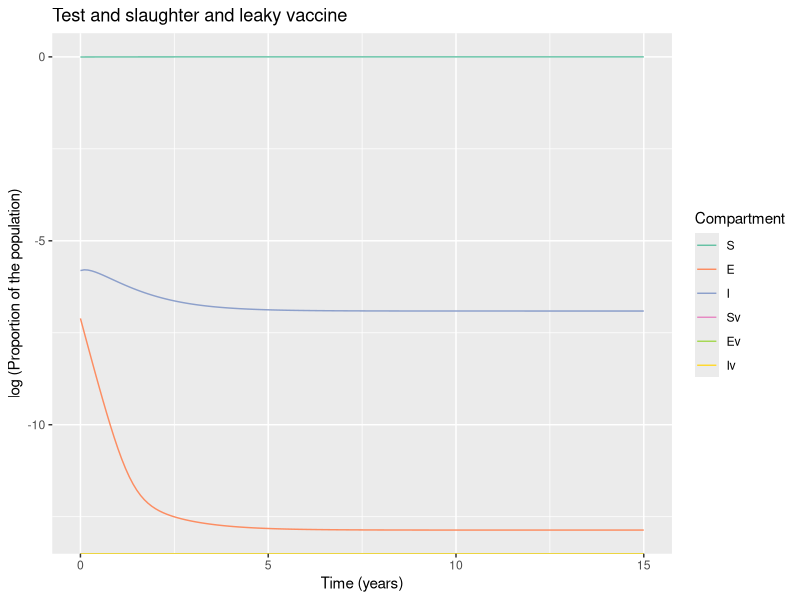

This figure's R source:
# LOAD THE PACKAGES:
library(deSolve)
library(reshape2)
library(ggplot2)


# MODEL INPUTS:

initial_state_values <- c(S = 1224000- 4672,
                          E = 1000,        
                          I = 3672,        
                          Sv = 0,      
                          Ev = 0,
                          Iv = 0)      

# Parameters
#R0=0.42

parameters <- c(beta = 0.01,     # the infection rate in units of years^-1  5.2
                delta = 0.01*365,     # the latency period in units of years^-1 
                c_s = 0.39,       # the reduction in the force of infection
                # acting on those vaccinated
                c_i = 0.39,# the reduction in the infectivity of vaccinated infected bovines  
                u = 1/5,#death rate in units of years^-1 
                a = 0.71, #testing rate in units of years^-1
                b = 1/5, #birth rate in units of years^-1
                vc = 0,  # vaccination rate
                w = 0.0009 ) #wildife infection rate 0.131
              
             

# TIMESTEPS:

# Sequence of timesteps to solve the model at
times <- seq(from = 0, to = 15, by =0.1)#from 0 to 15 years, daily intervalS
# MODEL FUNCTION: 

vaccine_model <- function(time, state, parameters) {  
  
  with(as.list(c(state, parameters)), {    
    
    # Defining lambda as a function of beta and E:
    N <- S + E + I + Sv + Ev + Iv 
    lambda <- beta * I/N + c_i * beta * Iv/N 
    # the Ev compartment gets c_i times less infected than the E compartment
    
    
    # The differential equations
    dS <- -lambda * S - u * S - S * w - vc * S + (b * N * (1-vc))+ a * I + a * Iv
    dE <- lambda * S - delta * E - u * E - vc * E 
    dI <- delta * E - a * I - u * I + S * w 
    dSv <- -c_s * lambda * Sv - u * Sv + vc * S  + b * N * vc - Sv * w            
    dEv <- c_s * lambda * Sv - delta * Ev - u * Ev + vc * E 
    dIv <- delta * Ev - a * Iv - u * Iv + Sv * w 
    
    return(list(c(dS, dE, dI, dSv, dEv, dIv))) 
  })
  
}

# MODEL OUTPUT:

# Solving the differential equations using the ode integration algorithm
output <- as.data.frame(ode(y = initial_state_values, 
                            times = times, 
                            func = vaccine_model,
                            parms = parameters))

# PLOT THE OUTPUT

# turn output dataset into long format
output_long <- melt(as.data.frame(output), id = "time")

# Adding a column for the prevalence proportion to the long-format output
output_long$prevalence <- output_long$value/sum(initial_state_values)

# Plot the number in each compartment over time
ggplot(data = output_long,                                               
       aes(x = time, y = log(prevalence), colour = variable, group = variable)) +  
  geom_line() +                                                          
  xlab("Time (years)")+                                                   
  ylab("log (Proportion of the population)") +
  labs(title = paste("Test and slaughter and leaky vaccine"), 
       colour = "Compartment") +
  scale_colour_brewer(palette = "Set2")

#incidence<- diff(output_long$value[output_long$variable=="T"])
#plot(incidence)
#lambda <- 5.2/2 * (output_long$value[output_long$variable=="I"])
